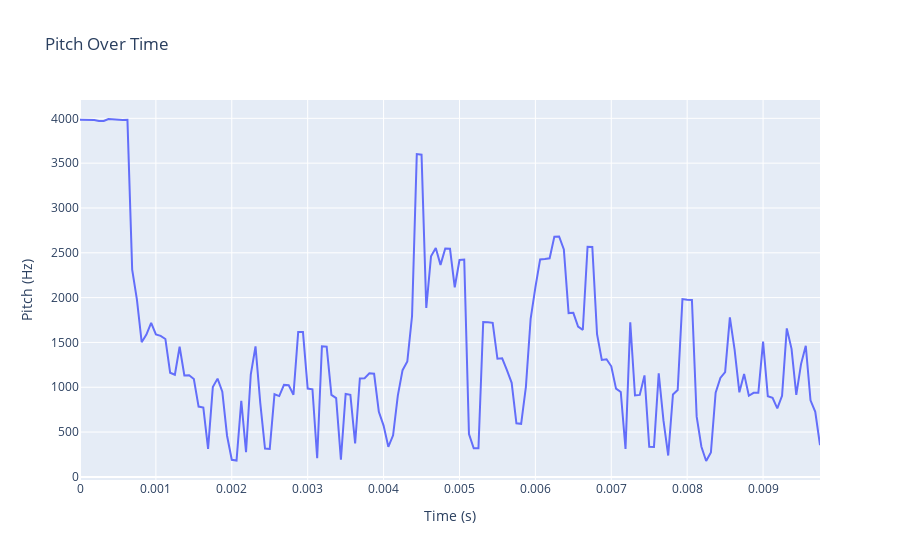
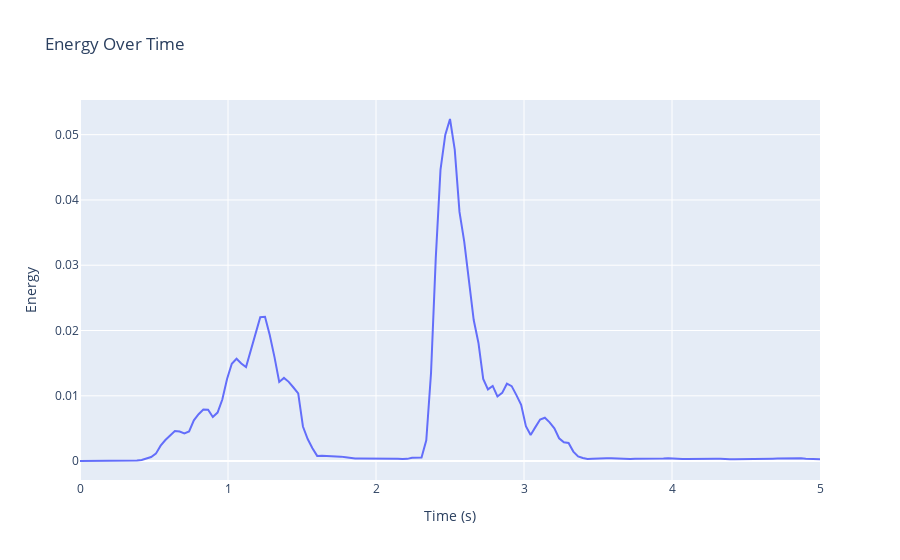

Here is the notebook cell these charts were saved with, in order:
### Code cell
'''
# Example workflow
if __name__ == "__main__":
    print("Speech Therapy Project")

    # Record audio
    audio_path = record_audio(duration=5)

    # Load audio
    audio, sr = load_audio(audio_path)
    plot_waveform(audio, sr)
    plot_spectrogram(audio, sr)

    # Transcription
    transcription = wav2vec_transcription(audio_path)
    print("Transcription:", transcription)

    # Metrics
    reference_text = "Provide your reference text here"
    accuracy, char_accuracy = calculate_pronunciation_accuracy(reference_text, transcription)
    print(f"Word Accuracy: {accuracy * 100:.2f}%")
    print(f"Character Accuracy: {char_accuracy * 100:.2f}%")

    # Pitch and energy analysis
    pitch_values, pitch_mean, pitch_std, energy = analyze_pitch_and_energy(audio, sr)
    print(f"Mean Pitch: {pitch_mean:.2f} Hz")
    print(f"Pitch Std Dev: {pitch_std:.2f}")
    print(f"Energy: {energy:.2f}")

    # Plot pitch and energy
    plot_pitch(audio, sr)
    plot_energy(audio, sr)

    # Export PDF report
    export_pdf_report(transcription, accuracy, char_accuracy, pitch_mean, pitch_std, energy)
'''
# Example workflow
if __name__ == "__main__":
    print("Speech Therapy Project")

    # Record audio
    audio_path = record_audio(duration=5)

    # Load audio
    audio, sr = load_audio(audio_path)
    plot_waveform(audio, sr)
    plot_spectrogram(audio, sr)

    # Transcription
    transcription = wav2vec_transcription(audio_path)
    print("Transcription:", transcription)

    # Metrics
    reference_text = "Provide your reference text here"
    accuracy, char_accuracy = calculate_pronunciation_accuracy(reference_text, transcription)
    print(f"Word Accuracy: {accuracy * 100:.2f}%")
    print(f"Character Accuracy: {char_accuracy * 100:.2f}%")

    # Pitch and energy analysis
    pitch_values, pitch_mean, pitch_std, energy = analyze_pitch_and_energy(audio, sr)
    print(f"Mean Pitch: {pitch_mean:.2f} Hz")
    print(f"Pitch Std Dev: {pitch_std:.2f}")
    print(f"Energy: {energy:.2f}")

    # Plot pitch and energy
    plot_pitch(audio, sr)
    plot_energy(audio, sr)

    # Export PDF report with graphs
    export_pdf_report(
        transcription=transcription,
        accuracy=accuracy,
        char_accuracy=char_accuracy,
        pitch_mean=pitch_mean,
        pitch_std=pitch_std,
        energy=energy,
        audio=audio,
        sr=sr
    )

### Figure 1 — Plotly figure (JSON) as saved in the notebook; plotly's stock layout.template omitted (floating-point values rounded to 4 significant figures; data arrays with more than 128 entries replaced by an {"elided": "..."} marker saying what was removed)
{"data": [{"mode": "lines", "name": "Pitch", "type": "scatter", "x": {"elided": "80000 float values"}, "y": {"elided": "157 float values"}}], "layout": {"title": {"text": "Pitch Over Time"}, "xaxis": {"title": {"text": "Time (s)"}}, "yaxis": {"title": {"text": "Pitch (Hz)"}}}}

### Figure 2 — Plotly figure (JSON) as saved in the notebook; plotly's stock layout.template omitted (floating-point values rounded to 4 significant figures; data arrays with more than 128 entries replaced by an {"elided": "..."} marker saying what was removed)
{"data": [{"mode": "lines", "name": "Energy", "type": "scatter", "x": {"elided": "157 float values"}, "y": {"elided": "157 float values"}}], "layout": {"title": {"text": "Energy Over Time"}, "xaxis": {"title": {"text": "Time (s)"}}, "yaxis": {"title": {"text": "Energy"}}}}
